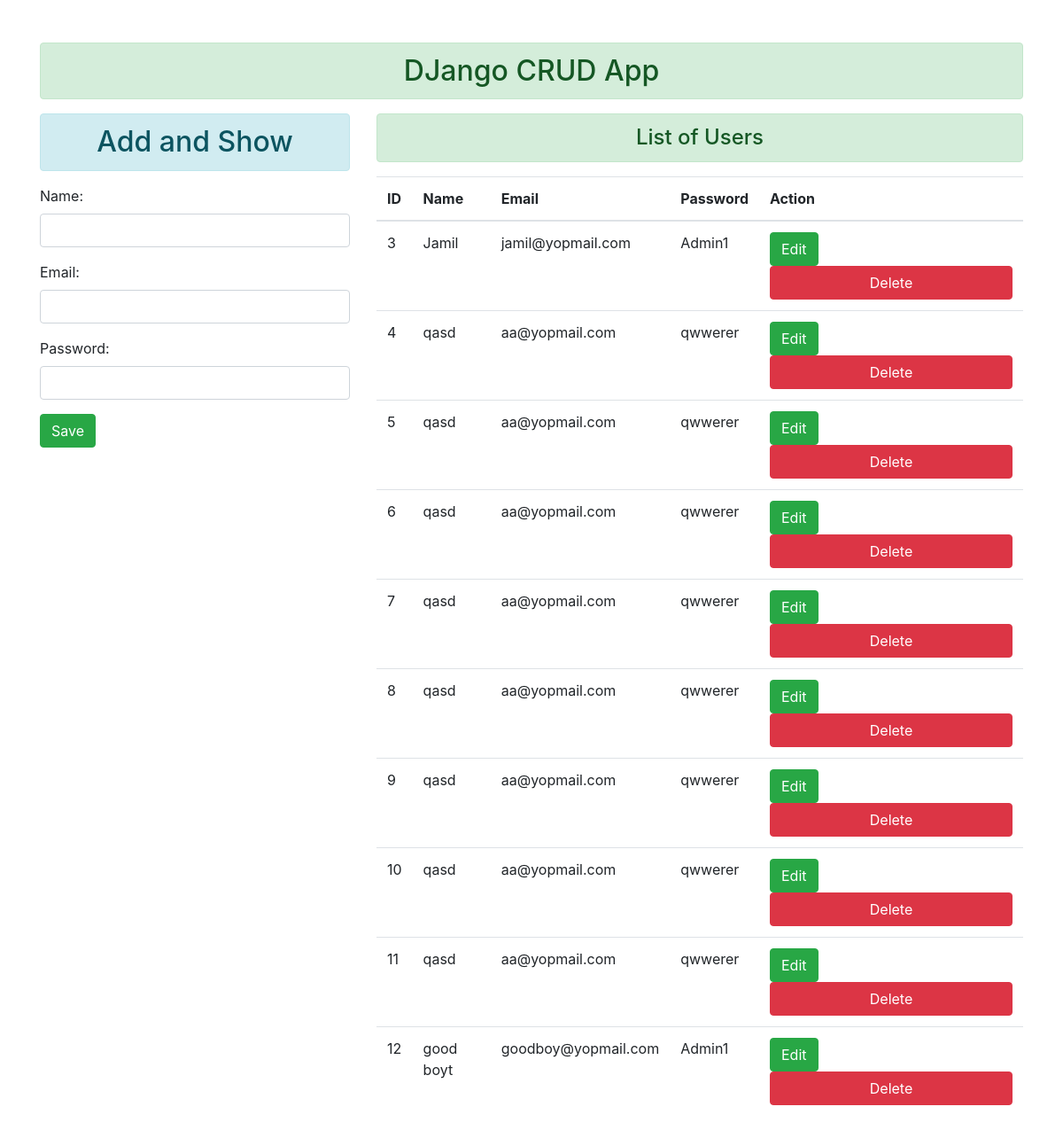
The page / on the database its author committed.
### enroll/models.py (models this page shows)
class User(models.Model):
    name = models.CharField(max_length=70)
    email = models.EmailField(max_length=100)
    password = models.CharField(max_length=100)

### enroll/views.py (the view)
# urls.py: path('', views.show_Index, name='index'),
def show_Index(request):
    if request.method == "POST":
        fm = StudentRegisteration(request.POST)
        if fm.is_valid():
            _name = fm.cleaned_data['name']
            _email = fm.cleaned_data['email']
            _password = fm.cleaned_data['password']
            new_obj = User(name=_name, email=_email, password=_password)
            new_obj.save()
            fm = StudentRegisteration()
    else:
        fm = StudentRegisteration()
    users_list = User.objects.all()
    return render(request, 'enroll/addIndex.html', {'form': fm, 'users_list': users_list})

### enroll/forms.py
class StudentRegisteration(forms.ModelForm):
    class Meta:
        model = User
        fields = ['name', 'email', 'password']
        widgets = {
            'name': forms.TextInput(attrs={'class': 'form-control'}),
            'email': forms.TextInput(attrs={'class': 'form-control'}),
            'password': forms.PasswordInput(attrs={'class': 'form-control'}),
        }

### enroll/templates/enroll/addIndex.html (shortened to what this page needs)
{% extends 'enroll/base.html'%}
{% block content %}
<div class="row">
    <div class="col-sm-4">
        <h2 class="text-center alert alert-info">Add and Show</h2>
        <form action="" method="POST">
            {{form.as_p}}
            <input type="submit" class="btn btn-success" value="Save">
        </form>
    </div>
    <div class="col-sm-8">
        <h4 class="text-center alert alert-success">
            List of Users
        </h4>
        {% if users_list %}
        <table class="table table-hover">
            <thead>
                <tr>
                    <th>ID</th>
                    <th>Name</th>
                    <th>Email</th>
                    <th>Password</th>
                    <th>Action</th>
                </tr>
            </thead>
            <tbody>
                {% for user in users_list %}
                <tr>
                    <td>{{user.id}}</td>
                    <td>{{user.name}}</td>
                    <td>{{user.email}}</td>
                    <td>{{user.password}}</td>
                    <td>
                        <a class="btn btn-success">Edit</a>
                        <form action="{% url 'delete' user.id %}" method="POST">
                            <input type=" submit" value="Delete" class="btn btn-danger">
                        </form>
                    </td>
                </tr>
                {% endfor %}
            </tbody>
        </table>
        {% else %}
        <h4 class=" text-center alert alert-danger">No data found</h4>
        {% endif %}
    </div>
</div>
{% endblock content %}

### enroll/templates/enroll/base.html (shortened to what this page needs)
<!DOCTYPE html>
{%load static%}
<html>
<head>
    <link rel="stylesheet" href="{% static 'enroll/css/bootstrap.min.css' %}">
</head>
<body>
    <div class="container mt-5">
        <h2 class="text-center alert alert-success">DJango CRUD App</h2>
        {%block content%}
        {%endblock content%}
    </div>
</body>
</html>

### rows shown on the page
User: id "3", name "Jamil", email "jamil@yopmail.com", password "Admin1"
User: id "4", name "qasd", email "aa@yopmail.com", password "qwwerer"
User: id "5", name "qasd", email "aa@yopmail.com", password "qwwerer"
User: id "6", name "qasd", email "aa@yopmail.com", password "qwwerer"
User: id "7", name "qasd", email "aa@yopmail.com", password "qwwerer"
User: id "8", name "qasd", email "aa@yopmail.com", password "qwwerer"
User: id "9", name "qasd", email "aa@yopmail.com", password "qwwerer"
User: id "10", name "qasd", email "aa@yopmail.com", password "qwwerer"
User: id "11", name "qasd", email "aa@yopmail.com", password "qwwerer"
User: id "12", name "good boyt", email "goodboy@yopmail.com", password "Admin1"
